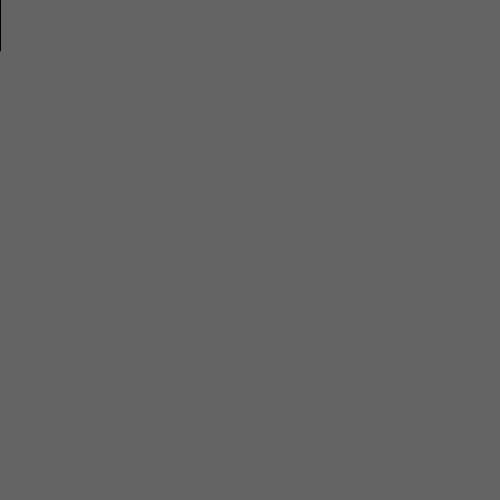
Frame 1 (no input)
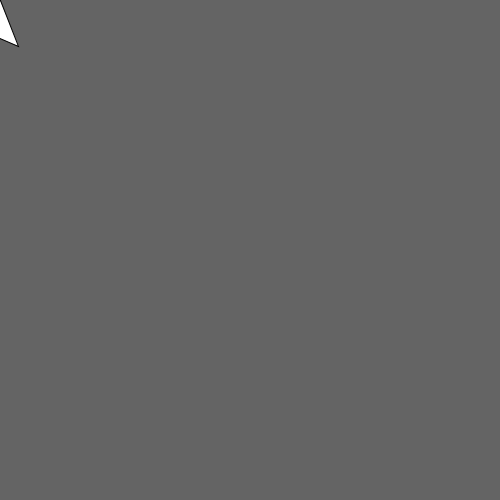
Frame 60 (the mouse pressed at the canvas centre just before this capture)
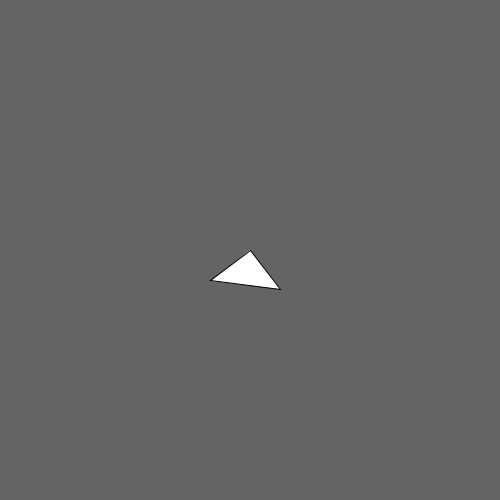
Frame 120 (the mouse held since frame 60 and released just before this capture)

The Processing sketch that drew these frames (run headless with seeded random() and noise(); from frame 60 on, the mouse is pressed at the canvas centre):

// Processing sketch: rotate_around_mouse
// ── rotate_around_mouse.pde
void setup() {
  size(500, 500);
}

float theta = 0;

void draw() {
  background(100);
  pushMatrix();
  translate(mouseX, mouseY);
  rotate(theta);
  triangle(0, 0, -50, 0, 0, 50);
  popMatrix();
  theta += .1;
}
